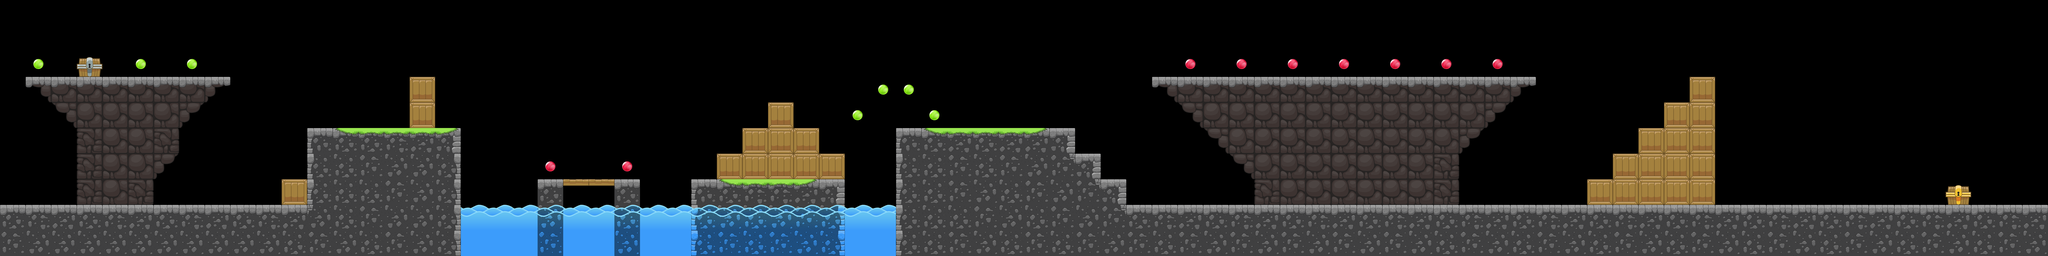

Below is a game level as drawn by its tile map, then a one-line description and the .tmx that defines it (tile-layer data replaced by summaries):
An orthogonal 80x10 tile map with 128x128 px tiles, 5 tile layers (Background Layer, Ground Layer, Water Layer, Orb Layer, ...), 4 tilesets.

<map version="1.0" tiledversion="1.0.3" orientation="orthogonal" renderorder="right-down" width="80" height="10" tilewidth="128" tileheight="128" nextobjectid="3">
 <tileset firstgid="1" name="ground" tilewidth="128" tileheight="128" tilecount="35" columns="7">
  <image source="ground.png" trans="000000" width="896" height="640" />
 </tileset>
 <tileset firstgid="36" name="water" tilewidth="128" tileheight="128" tilecount="54" columns="6">
  <image source="water.png" trans="000000" width="768" height="1152" />
  <tile id="6">
   <animation>
    <frame tileid="6" duration="150" />
    <frame tileid="12" duration="150" />
    <frame tileid="18" duration="150" />
    <frame tileid="24" duration="150" />
    <frame tileid="30" duration="150" />
    <frame tileid="36" duration="150" />
    <frame tileid="42" duration="150" />
    <frame tileid="48" duration="150" />
   </animation>
  </tile>
  <tile id="7">
   <animation>
    <frame tileid="7" duration="150" />
    <frame tileid="13" duration="150" />
    <frame tileid="19" duration="150" />
    <frame tileid="25" duration="150" />
    <frame tileid="31" duration="150" />
    <frame tileid="37" duration="150" />
    <frame tileid="43" duration="150" />
    <frame tileid="49" duration="150" />
   </animation>
  </tile>
  <tile id="8">
   <animation>
    <frame tileid="8" duration="150" />
    <frame tileid="14" duration="150" />
    <frame tileid="20" duration="150" />
    <frame tileid="26" duration="150" />
    <frame tileid="32" duration="150" />
    <frame tileid="38" duration="150" />
    <frame tileid="44" duration="150" />
    <frame tileid="50" duration="150" />
   </animation>
  </tile>
  <tile id="9">
   <animation>
    <frame tileid="9" duration="150" />
    <frame tileid="15" duration="150" />
    <frame tileid="21" duration="150" />
    <frame tileid="27" duration="150" />
    <frame tileid="33" duration="150" />
    <frame tileid="39" duration="150" />
    <frame tileid="45" duration="150" />
    <frame tileid="51" duration="150" />
   </animation>
  </tile>
  <tile id="10">
   <animation>
    <frame tileid="10" duration="150" />
    <frame tileid="16" duration="150" />
    <frame tileid="22" duration="150" />
    <frame tileid="28" duration="150" />
    <frame tileid="34" duration="150" />
    <frame tileid="40" duration="150" />
    <frame tileid="46" duration="150" />
    <frame tileid="52" duration="150" />
   </animation>
  </tile>
  <tile id="11">
   <animation>
    <frame tileid="11" duration="150" />
    <frame tileid="17" duration="150" />
    <frame tileid="23" duration="150" />
    <frame tileid="29" duration="150" />
    <frame tileid="35" duration="150" />
    <frame tileid="41" duration="150" />
    <frame tileid="47" duration="150" />
    <frame tileid="53" duration="150" />
   </animation>
  </tile>
 </tileset>
 <tileset firstgid="90" name="chest" tilewidth="128" tileheight="128" tilecount="4" columns="2">
  <image source="chest.png" trans="000000" width="256" height="256" />
 </tileset>
 <tileset firstgid="94" name="orbs" tilewidth="128" tileheight="128" tilecount="24" columns="6">
  <image source="orbs.png" trans="000000" width="768" height="512" />
  <tile id="0">
   <animation>
    <frame tileid="0" duration="200" />
    <frame tileid="1" duration="200" />
    <frame tileid="2" duration="200" />
    <frame tileid="3" duration="200" />
    <frame tileid="4" duration="200" />
    <frame tileid="5" duration="200" />
    <frame tileid="4" duration="200" />
    <frame tileid="3" duration="200" />
    <frame tileid="2" duration="200" />
    <frame tileid="1" duration="200" />
   </animation>
  </tile>
  <tile id="6">
   <animation>
    <frame tileid="6" duration="200" />
    <frame tileid="7" duration="200" />
    <frame tileid="8" duration="200" />
    <frame tileid="9" duration="200" />
    <frame tileid="10" duration="200" />
    <frame tileid="11" duration="200" />
    <frame tileid="10" duration="200" />
    <frame tileid="9" duration="200" />
    <frame tileid="8" duration="200" />
    <frame tileid="7" duration="200" />
   </animation>
  </tile>
  <tile id="12">
   <animation>
    <frame tileid="12" duration="200" />
    <frame tileid="13" duration="200" />
    <frame tileid="14" duration="200" />
    <frame tileid="15" duration="200" />
    <frame tileid="16" duration="200" />
    <frame tileid="17" duration="200" />
    <frame tileid="16" duration="200" />
    <frame tileid="15" duration="200" />
    <frame tileid="14" duration="200" />
    <frame tileid="13" duration="200" />
   </animation>
  </tile>
  <tile id="18">
   <animation>
    <frame tileid="18" duration="200" />
    <frame tileid="19" duration="200" />
    <frame tileid="20" duration="200" />
    <frame tileid="21" duration="200" />
    <frame tileid="22" duration="200" />
    <frame tileid="23" duration="200" />
    <frame tileid="22" duration="200" />
    <frame tileid="21" duration="200" />
    <frame tileid="20" duration="200" />
    <frame tileid="19" duration="200" />
   </animation>
  </tile>
 </tileset>
 <layer name="Background Layer" width="80" height="10">
  <data>[800 cells, 151 non-empty, 9 distinct tile ids]</data>
 </layer>
 <layer name="Ground Layer" width="80" height="10">
  <data>[800 cells, 135 non-empty, 20 distinct tile ids]</data>
 </layer>
 <layer name="Water Layer" width="80" height="10">
  <data>[800 cells, 34 non-empty, 12 distinct tile ids]</data>
 </layer>
 <layer name="Orb Layer" width="80" height="10">
  <data>[800 cells, 16 non-empty, 2 distinct tile ids]</data>
 </layer>
 <layer name="Chest Layer" width="80" height="10">
  <data>[800 cells, 2 non-empty, 2 distinct tile ids]</data>
 </layer>
</map>